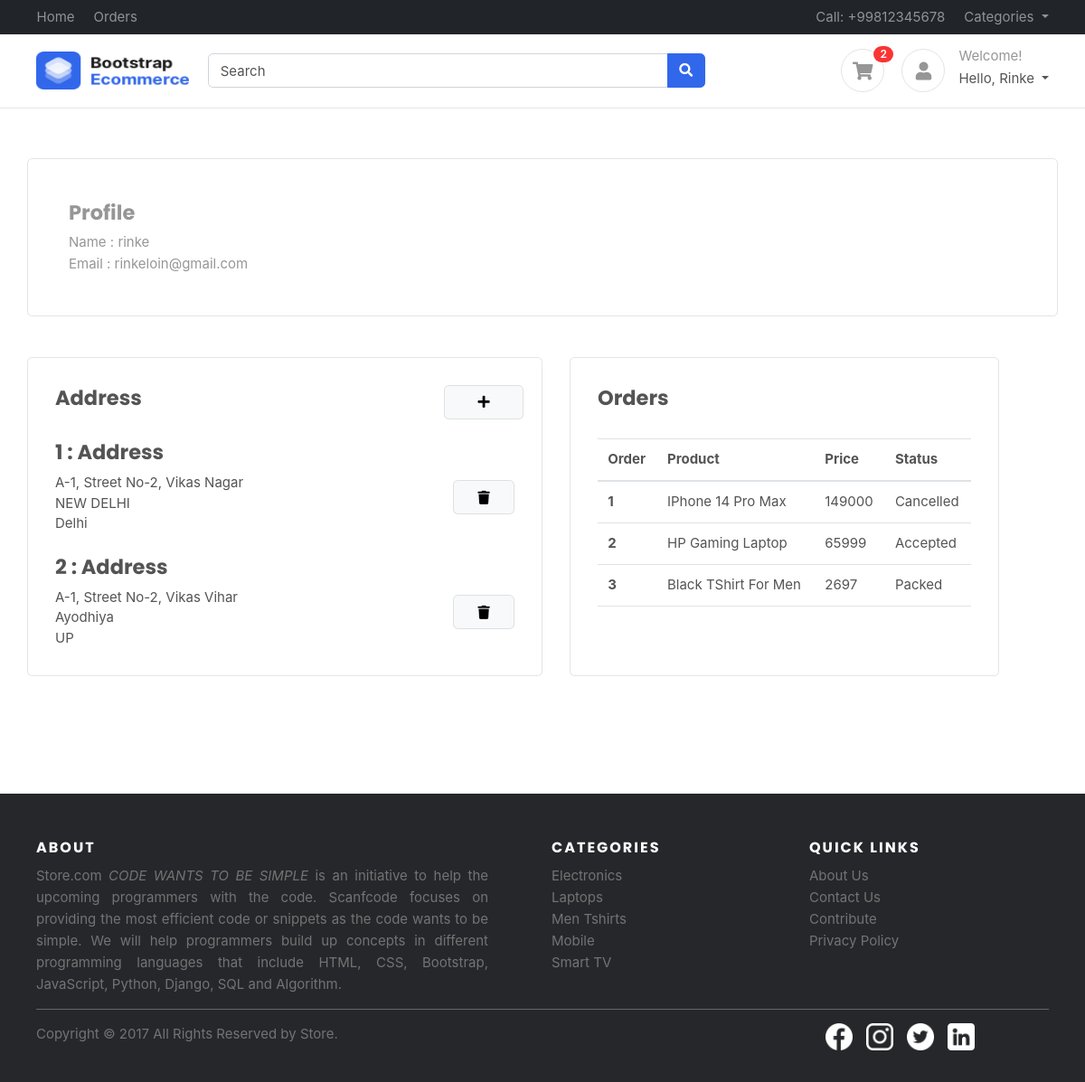
Page /profile/ (signed in) on the committed database.
### storeApp/models.py (models this page shows, shortened)
class Address(models.Model):
    user = models.ForeignKey(User, on_delete=models.CASCADE, verbose_name='User')
    locality = models.CharField(max_length=255, verbose_name='Location')
    city = models.CharField(max_length=255, verbose_name='City')
    state = models.CharField(max_length=255, verbose_name='State')

class Order(models.Model):
    user = models.ForeignKey(User, on_delete=models.CASCADE, verbose_name='User')
    address = models.ForeignKey(Address, on_delete=models.CASCADE, verbose_name='Address')
    product = models.ForeignKey(Product, on_delete=models.CASCADE, verbose_name='Product')
    quantity = models.PositiveIntegerField(default=1, verbose_name='Quantity')
    total_price = models.PositiveIntegerField(default=0, null=True, blank=True, verbose_name='Total Price')
    ordered_date = models.DateTimeField(auto_now_add=True, verbose_name='Order Date')
    status = models.CharField(choices=STATUS_CHOICES, max_length=50, default='Pending')

class Product(models.Model):
    title = models.CharField(max_length=255, verbose_name='Product Title')
    slug = models.SlugField(max_length=255, verbose_name='Product Slug')
    sku = models.CharField(max_length=255, unique=True, verbose_name='Unique Product ID (SKU)')
    short_description = models.TextField(verbose_name='Short Description')
    detail_description = models.TextField(verbose_name='Detail Description')
    product_image = models.ImageField(upload_to='products', verbose_name='Product Image')
    price = models.DecimalField(max_digits=8, decimal_places=2)
    category = models.ForeignKey(Category, on_delete=models.CASCADE, verbose_name='Product Category')
    is_active = models.BooleanField(verbose_name='Is Active')
    is_featured = models.BooleanField(verbose_name='Is Featured?')
    created_at = models.DateTimeField(auto_now_add=True, verbose_name='Created Date')
    updated_at = models.DateTimeField(auto_now_add=True, verbose_name='Updated Date')
    class Meta:
        verbose_name_plural = 'Product'
        ordering = ('-created_at',)

class Category(models.Model):
    title = models.CharField(max_length=255, verbose_name='Category Title')
    slug = models.SlugField(verbose_name='Category Slug')
    description = models.TextField(blank=True)
    category_image = models.ImageField(upload_to='categories', verbose_name='Category Image')
    is_active = models.BooleanField(verbose_name='Is Active')
    is_featured = models.BooleanField(verbose_name='Is Featured?')
    created_at = models.DateTimeField(auto_now_add=True, verbose_name='Created Date')
    updated_at = models.DateTimeField(auto_now_add=True, verbose_name='Updated Date')
    class Meta:
        verbose_name_plural = 'Categories'
        ordering = ('-created_at',)

### storeApp/views.py (the view)
# urls.py: path('profile/', views.profile, name="profile"),
@login_required(login_url='signin')
def profile(request):
    orders = Order.objects.filter(user=request.user)
    user = User.objects.get(username=request.user)
    address = Address.objects.filter(user=request.user)
    context = {'user':user, 'useraddress':address, 'orders':orders}
    return render(request, 'profile.html', context)

### storeApp/context_preprocessors.py (called while the page is built)
def categories_menu(request):
    all_categories = Category.objects.filter(is_active=True)
    context = {'all_categories':all_categories}
    return context

def cart_count(request):
    if request.user.is_authenticated:
        user = request.user
        cart_items = Cart.objects.filter(user=user)
        print(cart_items)
        context = {'cart_items':cart_items}
    else:
        context = {}
    return context

### storeApp/models.py (called while the page is built)
    def __str__(self) -> str:
        return str(self.user)

### templates/profile.html (shortened to what this page needs)
{% extends 'base.html' %}
{% block profile %}
<section class="section-content padding-y mt-3">
    <div class="container card" style="padding:3rem;" >
        <div class="details">
            <h3 class="text-muted h4">Profile</h3>
            <p class="text-muted" style="margin-bottom:0.1rem; !important">Name : {{user.first_name}}</p>
            <p class="text-muted ">Email : {{user.username}}</p>
        </div>
    </div>
    <div class="container">
        <div class="row mt-5">
            <div class="col-md-6 card" style="padding:2rem; margin-right:2rem;">
                <div class="row">
                    <h4 class="col-md-10" >Address</h4>
                    <a href="{% url 'address' %}" class="col-md-2 text-center card bg" style="padding:0.7rem 0; color:black;"><i class="fa fa-plus"></i></a>
                </div>
                {% if useraddress %}
                {% for address in useraddress %}
                <div class="row mt-4">
                    <div class="left col-md-10">
                        <h4>{{forloop.counter}} : Address</h4>
                        <div style="width:380px;" class="mt-2">
                            <p style="margin:0px;">{{address.locality}}</p>
                            <p style="margin:0px;">{{address.city}}</p>
                            <p style="margin:0px;">{{address.state}}</p>
                        </div>
                    </div>
                    <div class="right col-md-2 mt-5 text-center">
                        <a href="{% url 'trash_address' address.id  %}" class="card bg" style="padding:0.7rem 0; color:black;"><i class="fa fa-trash"></i></a>
                    </div>
                </div>
                {% endfor %}
                {% endif %}
            </div>
            <div class="col-md-5 card" style="padding:2rem;">
                <div class="row">
                    <h4 class="col-md-8" >Orders</h4>
                </div>
                <div class="oders mt-4">
                    <div class="left">
                        <table class="table">
                            <thead>
                              <tr>
                                <th scope="col">Order</th>
                                <th scope="col">Product</th>
                                <th scope="col">Price</th>
                                <th scope="col">Status</th>
                              </tr>
                            </thead>
                            <tbody>
                                {% for order in orders  %}
                              <tr>
                                <th scope="row">{{forloop.counter}}</th>
                                <td>{{order.product.title}}</td>
                                <td>{{order.total_price}}</td>
                                <td>{{order.status}}</td>
                              </tr>
                              {% endfor %}
                            </tbody>
                          </table>
                    </div>
                </div>
            </div>
        </div>
    </div>
</section>
{% endblock profile %}

### templates/base.html (shortened to what this page needs)
<!DOCTYPE HTML>
{% load static %}
<html lang="en">
<head>
	<link rel="stylesheet" type="text/css" href="//cdn.jsdelivr.net/npm/slick-carousel@1.8.1/slick/slick.css"/>
	<link rel="stylesheet" href="/static/css/style.css">
	<link href="https://cdn.jsdelivr.net/npm/bootstrap@5.2.2/dist/css/bootstrap.min.css" rel="stylesheet"
>
	<link href="/static/css/bootstrap.css" rel="stylesheet" type="text/css" />
	<link href="/static/fonts/fontawesome/css/all.min.css" type="text/css" rel="stylesheet">
	<link href="/static/css/ui.css" rel="stylesheet" type="text/css" />
	<link href="/static/css/responsive.css" rel="stylesheet" />
</head>
<body>
	<header class="section-header">
		<nav class="navbar navbar-dark navbar-expand p-0 bg-dark">
			<div class="container">
				<ul class="navbar-nav d-none d-md-flex mr-auto">
					<li class="nav-item"><a class="nav-link" href="/">Home</a></li>
					<li class="nav-item"><a class="nav-link" href="{% url 'orders' %}">Orders</a></li>
				</ul>
				<ul class="navbar-nav">
					<li class="nav-item"><a href="#" class="nav-link"> Call: +99812345678 </a></li>
					<li class="nav-item dropdown">
						<a href="#" class="nav-link dropdown-toggle" data-toggle="dropdown"> Categories </a>
					</li>
				</ul>
			</div>
		</nav>
		<section class="header-main border-bottom">
			<div class="container">
				<div class="row align-items-center">
					<div class="col-lg-2 col-4">
						<div class="brand-wrap">
							<a href="/"><img class="logo" src="/static/images/logo.png"></a>
						</div>
					</div>
					<div class="col-lg-6 col-sm-12">
						<form action="{% url 'search' %}" method="get" class="search">
							<div class="input-group w-100">
								<input type="text" name="q" id="query_search" class="form-control" placeholder="Search">
								<div class="input-group-append">
									<button class="btn btn-primary" type="submit">
										<i class="fa fa-search"></i>
									</button>
								</div>
							</div>
						</form>
					</div>
					<div class="col-lg-4 col-sm-6 col-8">
						<div class="widgets-wrap float-md-right">
							<div class="widget-header  mr-3">
								<a href="{% url 'cart' %}" class="icon icon-sm rounded-circle border"><i
										class="fa fa-shopping-cart"></i></a>
								<span class="badge badge-pill badge-danger notify">{{cart_items.count}}</span>
							</div>
							<div class="widget-header icontext">
								<a href="#" class="icon icon-sm rounded-circle border"><i class="fa fa-user"></i></a>
								<div class="text">
                                    {% if user.is_authenticated %}
                                    <div>
										<span class="text-muted">Welcome!</span>
										<ul class="navbar-nav">
											<li class="nav-item dropdown">
												<a href="#" class="nav-link dropdown-toggle" data-toggle="dropdown">Hello, {{user.first_name | capfirst}} </a>
											</li>
										</ul>
									</div>
                                    {% else %}
									<div>
										<a href="{% url 'signin' %}">Sign in</a> |
										<a href="{% url 'signup' %}"> Register</a>
									</div>
                                    {% endif %}
								</div>
							</div>
						</div>
					</div>
				</div>
			</div>
		</section>
	</header>
	{% block profile %}
	{% endblock  %}
	  <footer class="site-footer mt-6">
		<div class="container">
		  <div class="row">
			<div class="col-sm-12 col-md-6">
			  <h6>About</h6>
			  <p class="text-justify fix-width">Store.com <i>CODE WANTS TO BE SIMPLE </i> is an initiative  to help the upcoming programmers with the code. Scanfcode focuses on providing the most efficient code or snippets as the code wants to be simple. We will help programmers build up concepts in different programming languages that include HTML, CSS, Bootstrap, JavaScript, Python, Django, SQL and Algorithm.</p>
			</div>
			<div class="col-xs-6 col-md-3">
			  <h6>Categories</h6>
			  <ul class="footer-links">
				{% for category in all_categories|slice:"0:5" %}
				<li><a href="{% url 'category_product' category.slug %}">{{category.title}}</a></li>
				{% endfor %}
			  </ul>
			</div>
			<div class="col-xs-6 col-md-3">
			  <h6>Quick Links</h6>
			  <ul class="footer-links">
				<li><a href="">About Us</a></li>
				<li><a href="">Contact Us</a></li>
				<li><a href="">Contribute</a></li>
				<li><a href="">Privacy Policy</a></li>
			  </ul>
			</div>
		  </div>
		  <hr>
		</div>
		<div class="container">
		  <div class="row">
			<div class="col-md-8 col-sm-6 col-xs-12">
			  <p class="copyright-text">Copyright &copy; 2017 All Rights Reserved by
		   <a href="#">Store</a>.
			  </p>
			</div>
			<div class="col-md-4 col-sm-6 col-xs-12">
			  <ul class="social-icon">
				 <li><a href=""><img src="{% static 'images/hero/facebook-circular-logo.png' %}" alt=""></a></li>
				 <li><a href=""><img src="{% static 'images/hero/instagram.png' %}" alt=""></a></li>
				 <li><a href=""><img src="{% static 'images/hero/twitter.png' %}" alt=""></a></li>
				 <li><a href=""><img src="{% static 'images/hero/linkedin.png' %}" alt=""></a></li>
			  </ul>
			</div>
		  </div>
		</div>
  </footer>
</body>
</html>

### static/css/style.css (style rules this page uses)
* { margin: 0; padding: 0; text-decoration: none; }
.mt-6 { margin-top: 6rem; }
hr { border: 1px solid rgb(166, 164, 164) !important; border-bottom: none !important; border-right: none !important; border-left: none !important; }
img { width: 100%; display: block; }
h3 { font-family: 'Poppins', sans-serif; font-weight: 500; }
h4 { font-family: 'Poppins', sans-serif; font-weight: 400; }
h6 { font-family: 'Poppins', sans-serif; font-weight: 200; }
.site-footer { background-color:#26272b; padding:45px 0 20px; font-size:15px; line-height:24px; color:#737373; }
.site-footer hr { border-top-color:#bbb; opacity:0.5 }
.site-footer h6 { color:#fff; font-size:16px; text-transform:uppercase; margin-top:5px; letter-spacing:2px }
.site-footer a { color:#737373; }
.footer-links { padding-left:0; list-style:none }
.footer-links li { display:block }
.footer-links a { color:#737373 }
ul li { list-style: none; }
.social-icon { display: flex; align-items: center; justify-content: center; gap: 1rem; }
.social-icon li a img { width: 30px; height: 30px; transition: all .3s; filter: invert(100%); }
.copyright-text { margin:0 }
.fix-width { width: 500px; }

### static/css/ui.css (style rules this page uses)
html { font-family: 'Inter', sans-serif; font-size: 15px; }
.icon-xs, .icon-sm, .icon-md, .icon-lg { display: inline-block; text-align: center; flex-shrink: 0; flex-grow: 0; }
.icon-sm { width: 48px; height: 48px; line-height: 48px; font-size: 20px; }
.padding-y { padding-top: 40px; padding-bottom: 40px; }
.bg { background-color: #f8f9fa; }
p:last-child { margin-bottom: 0; }
.header-main { position: relative; padding-top: 1rem; padding-bottom: 1rem; }
.brand-wrap .logo, .navbar-brand .logo { margin-right: 7px; max-height: 42px; display: inline-block; }
.widget-header { display: inline-block; vertical-align: middle; position: relative; }
.widget-header a { color: #545454; }
.widget-header i { color: #969696; }
.widget-header .notify { position: absolute; top: -3px; right: -10px; }
a[class*='card'] { color: initial; }
.icontext { display: inline-flex; align-items: center; vertical-align: middle; }
.icontext .text { width: 100%; line-height: 1.2; color: #212529; }
.icontext .icon { position: relative; margin-right: 15px; flex-shrink: 0; flex-grow: 0; }
.notify { position: absolute; top: -4px; right: -10px; display: inline-block; padding: .25em .6em; font-size: 12px; line-height: 1; text-align: center; border-radius: 3rem; color: #fff; background-color: #fa3434; }

### rows in the picture
Address: locality "A-1, Street No-2, Vikas Nagar", city "NEW DELHI", state "Delhi"
Address: locality "A-1, Street No-2, Vikas Vihar", city "Ayodhiya", state "UP"
Order: product "IPhone 14 Pro Max", total_price "149000", status "Cancelled"
Order: product "HP Gaming Laptop", total_price "65999", status "Accepted"
Order: product "Black TShirt For Men", total_price "2697", status "Packed"
Category: title "Electronics"
Category: title "Laptops"
Category: title "Men Tshirts"
Category: title "Mobile"
Category: title "Smart TV"

### other values in the picture
{{ cart_items.count }} "2"
{{ user.first_name | capfirst }} "Rinke"
{{ user.first_name }} "rinke"
{{ user.username }} "rinkeloin@gmail.com"
